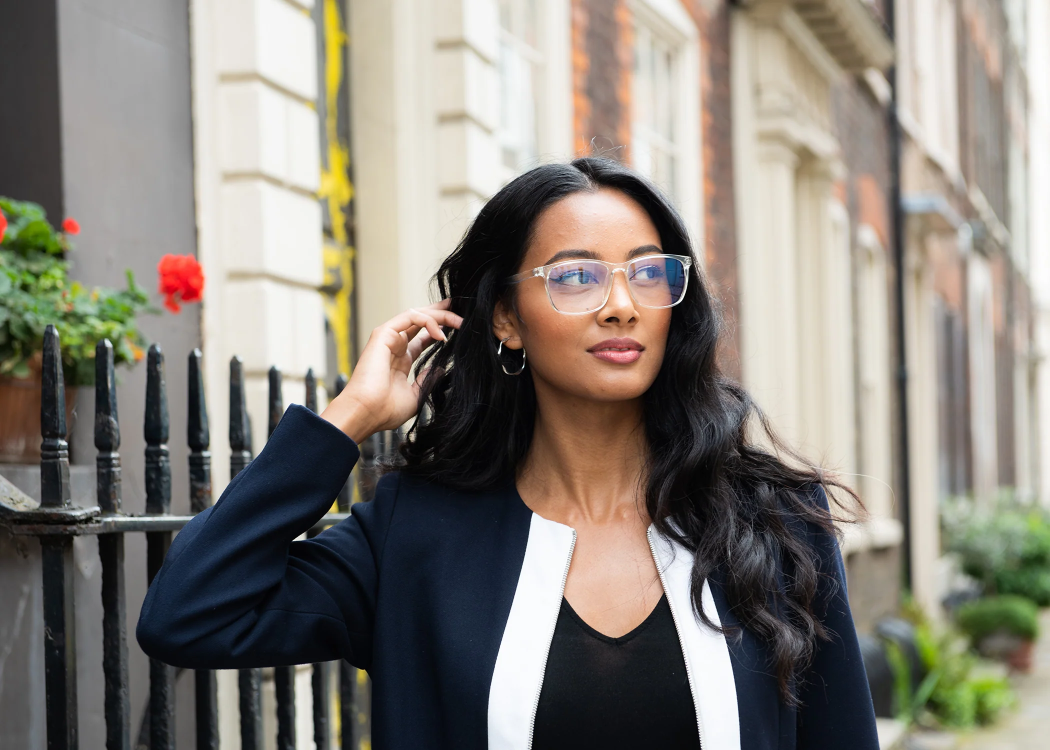
#> input picture glasses.png, 2100 x 1500 px, found by its file name (shown at 1/2 size)
$ jupyter execute --allow-errors GlassesDetection.ipynb   (shell and % lines are left out)
#> lines starting #> are read from the running program, lines starting #| are printed output that depends on the picture; after the words box and inside, x2 and y2 are one past the last pixel; in counts of white or black regions, pixels touching at a corner belong together
<a href="https://colab.research.google.com/github/ZakariaBENCHEIKH/deep_learning_Projects/blob/master/GlassesDetection.ipynb" target="_parent"></a>

[cell 1]
import cv2
import numpy as np
import requests
import matplotlib.pyplot as plt
import matplotlib.image as mpimg
import sys
import datetime
from tensorflow import keras
from tensorflow.keras.models import Model
import tensorflow as tf


%pylab inline

url_glasses = r'https://github.com/ZakariaBENCHEIKH/deep_learning_Projects/blob/master/glasses.png?raw=true'
resp = requests.get(url_glasses, stream=True).raw
image_array_glasses = np.asarray(bytearray(resp.read()), dtype="uint8")
print(f'Shape of the image {image_array_glasses.shape}')
image_glasses = cv2.imdecode(image_array_glasses, cv2.IMREAD_COLOR)
#> image_glasses is the input picture: shape (1500, 2100, 3); mean B, G, R 120.8, 129.2, 134.4
plt.axis('off')
plt.imshow(cv2.cvtColor(image_glasses, cv2.COLOR_BGR2RGB)) #opencv if BGR color, matplotlib usr RGB so we need to switch otherwise the pikachu will be blue ... O:)
plt.show()

url_withoutGlasses = r'https://github.com/ZakariaBENCHEIKH/deep_learning_Projects/blob/master/withoutGlasses.png?raw=true'
resp = requests.get(url_withoutGlasses, stream=True).raw
image_array_withoutGlasses = np.asarray(bytearray(resp.read()), dtype="uint8")
print(f'Shape of the image {image_array_withoutGlasses.shape}')
image_withoutGlasses = cv2.imdecode(image_array_withoutGlasses, cv2.IMREAD_COLOR)
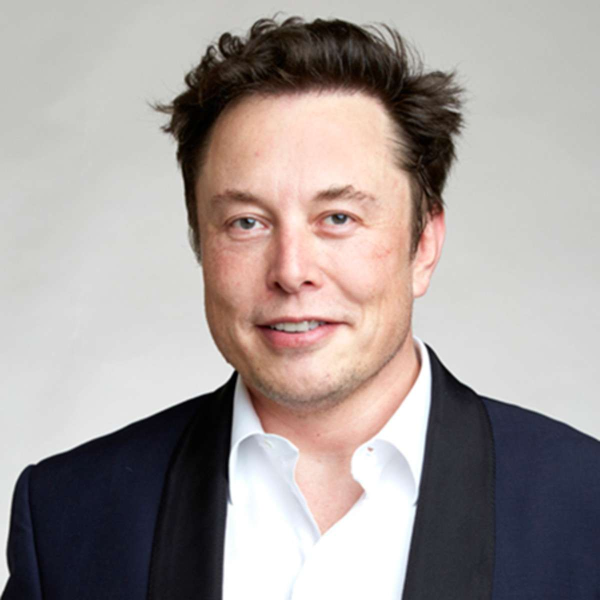
#> input picture withoutGlasses.png, 1200 x 1200 px, found by its file name (shown at 1/2 size)
#> image_withoutGlasses is the input picture: shape (1200, 1200, 3); mean B, G, R 153.4, 155.8, 164.2
plt.axis('off')
plt.imshow(cv2.cvtColor(image_withoutGlasses, cv2.COLOR_BGR2RGB))
plt.show()

[cell 2]
res = cv2.resize(image_glasses , dsize=(40,40), interpolation=cv2.INTER_CUBIC)
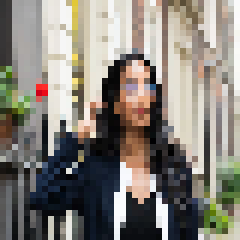
#> res: shape (40, 40, 3) (shown 6 times larger); mean B, G, R 121.3, 129.3, 134.4
print(res.shape)
#| (40, 40, 3)
res = cv2.cvtColor(res,cv2.COLOR_RGB2GRAY) #TO 3D to 1D
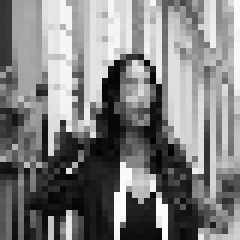
#> res: shape (40, 40) (shown 6 times larger); min 0, max 252, mean 127.5
print(res.shape)
#| (40, 40)
res = cv2.threshold(res, 127, 255, cv2.THRESH_BINARY)[1]
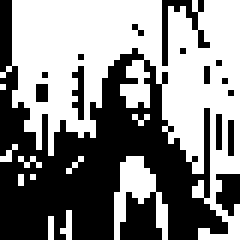
#> res: shape (40, 40) (shown 6 times larger); 52.2% white; 15 black regions (12 under 20 px), largest, box (x1, y1, x2, y2) and area: (0, 0, 38, 40) 675, (27, 0, 35, 11) 27, (36, 29, 40, 36) 21
d = res
for row in range(0,40):
    for col in range(0,40):
        print('%03d ' %d[row][col],end=' ')
    print('')
#> this loop made 40 passes
#| 000  000  255  255  255  255  255  255  255  255  255  255  255  255  255  255  255  255  255  255  255  255  255  255  255  255  255  000  000  000  000  000  255  000  255  255  255  255  255  255
#| 000  000  255  255  255  255  255  255  255  255  255  255  255  255  255  255  255  255  255  255  255  255  255  255  255  255  255  000  255  000  255  000  255  000  255  255  255  255  255  255
#| 000  000  255  255  255  255  255  255  255  255  255  255  255  255  255  255  255  255  255  255  255  255  255  255  255  255  255  000  255  255  255  000  000  255  255  255  255  255  255  255
#| 000  000  255  255  255  255  255  255  255  255  255  255  255  255  255  255  255  255  255  255  255  255  255  255  255  255  255  000  255  255  255  255  000  255  255  255  255  255  255  255
#| 000  000  255  255  255  255  255  255  255  255  255  255  255  255  255  255  255  255  255  255  255  255  000  255  255  255  255  000  255  255  255  255  000  255  255  255  255  255  255  255
#| 000  000  255  255  255  255  255  255  255  255  255  255  255  255  255  255  255  255  255  255  255  255  255  000  255  255  255  000  255  255  255  255  255  000  255  255  255  255  255  255
#| 000  000  255  255  255  255  255  255  255  255  255  255  255  255  255  255  255  255  255  255  255  255  255  255  255  255  255  000  255  255  255  255  255  000  255  255  255  255  255  255
#| 000  000  255  255  255  255  255  255  255  255  255  255  255  255  255  255  255  255  255  255  255  255  255  255  255  255  255  000  255  255  255  255  255  000  000  255  255  255  255  255
#> (further printed lines are left out)
plt.imshow(cv2.cvtColor(res, cv2.COLOR_BGR2RGB))
plt.axis('off')
plt.show()

[cell 3]
img_bw = cv2.imdecode(image_array_glasses, cv2.IMREAD_GRAYSCALE) #decoder et charger image au niveau de gris
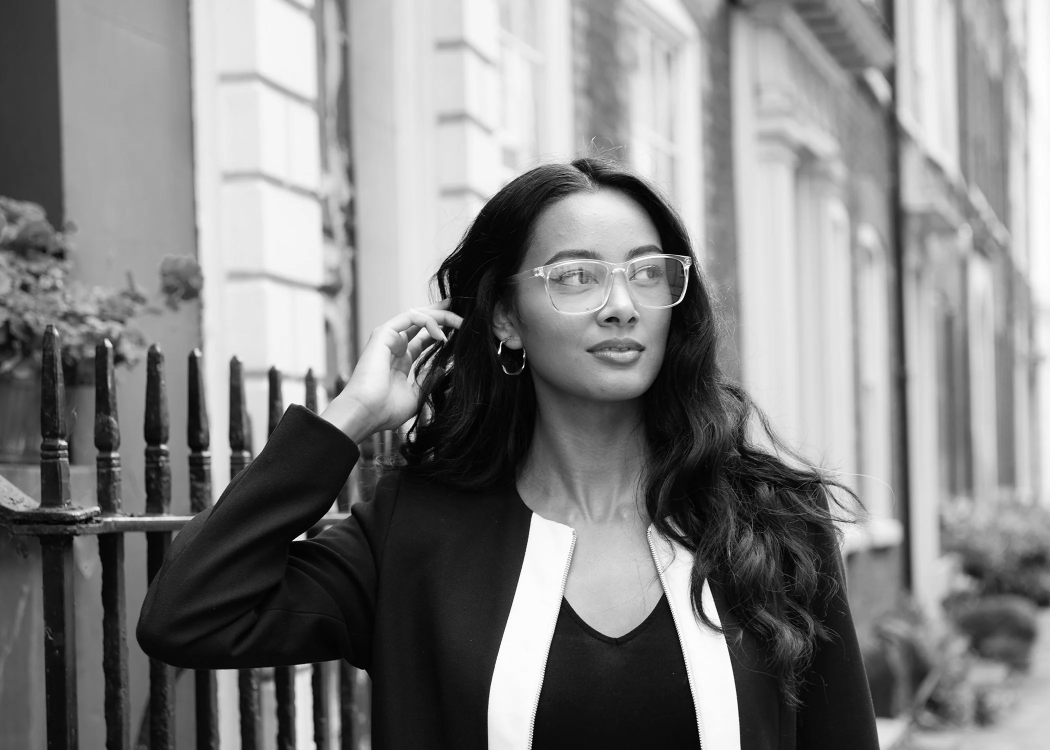
#> img_bw: shape (1500, 2100) (shown at 1/2 size); min 0, max 255, mean 129.8
(thresh, img_bw) = cv2.threshold(img_bw, 127, 255, cv2.THRESH_BINARY) #applique un seuillage binaire sur l'image en niveaux de gris img_bw à l'aide de cv2.threshold(). Le seuil est fixé à 127 (thresh = seuil calculer)
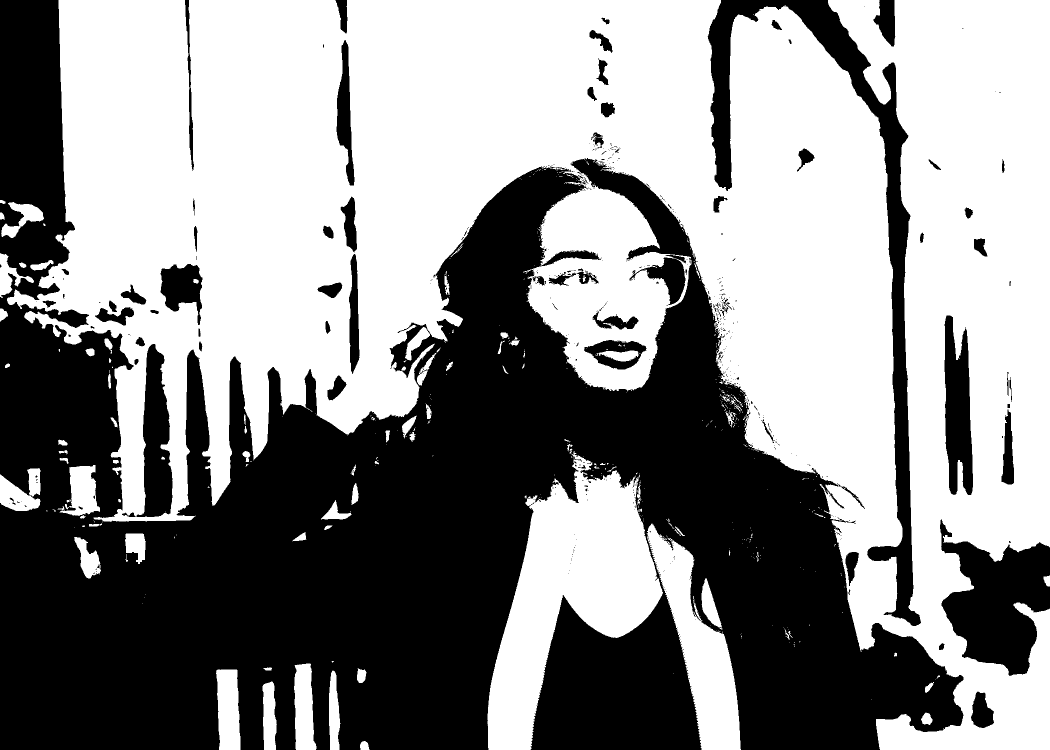
#> img_bw: shape (1500, 2100) (shown at 1/2 size); 55.3% white; 484 black regions (411 under 20 px), largest, box (x1, y1, x2, y2) and area: (0, 0, 1927, 1500) 1224204, (1415, 0, 1842, 1252) 62621, (1880, 1039, 2100, 1352) 39505
plt.axis('off') # Cette ligne de code désactive l'affichage des axes dans la figure
plt.imshow(cv2.cvtColor(img_bw, cv2.COLOR_BGR2RGB))

[cell 4]
#defining a vertical edge detection kernel
kernel = np.matrix([[-10,0,10],[-10,0,10],[-10,0,10]])
print(kernel)
img_1 = cv2.filter2D(img_bw, -1, kernel)
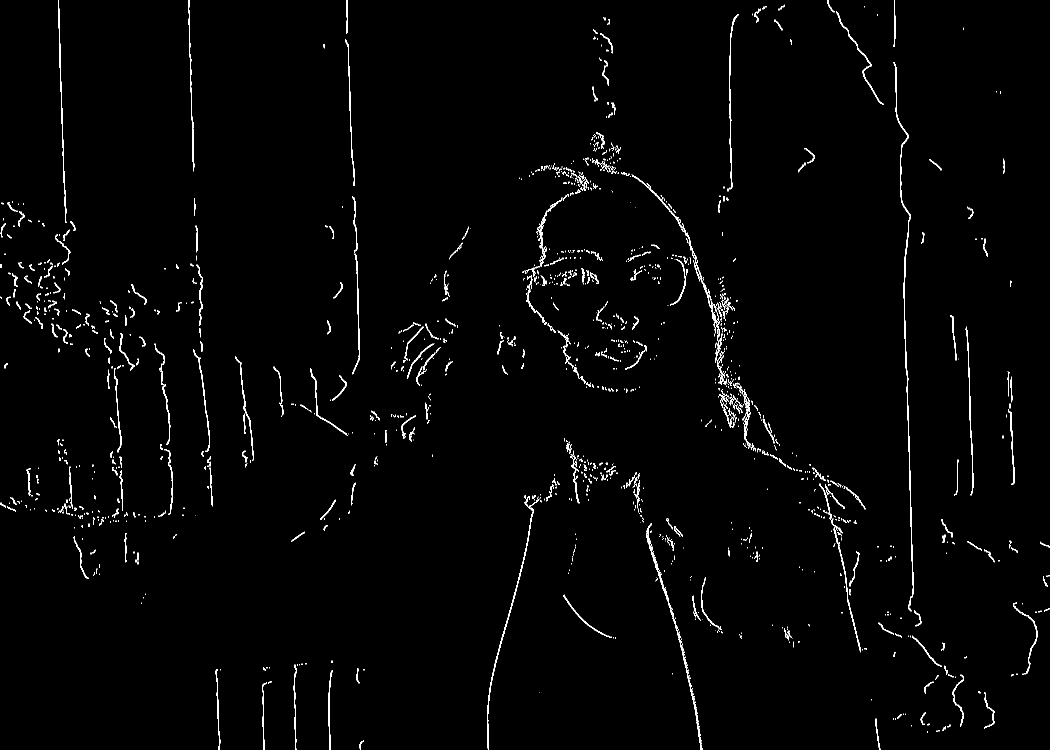
#> img_1: shape (1500, 2100) (shown at 1/2 size); 1.5% white in thin lines or dots
plt.axis('off')
plt.imshow(cv2.cvtColor(img_1, cv2.COLOR_BGR2RGB))

[cell 5]
import pathlib
import os
#> (the rest of this cell did not finish here and is left out)

#> (a cell that did not finish here is left out)

[cell 7]
batch_size = 3
img_height = 200
img_width = 200

#> (the rest of this cell did not finish here and is left out)

[cell 8]
import matplotlib.pyplot as plt
import matplotlib.image as mpimg
plt.figure(figsize=(10, 10))
#> (the rest of this cell did not finish here and is left out)

[cell 9]
from tensorflow import keras
from tensorflow.keras import layers

num_classes = 2

#> (the rest of this cell did not finish here and is left out)

#> (a cell that did not finish here is left out)

[cell 11]
import cv2
import numpy as np
from google.colab import files
file_to_predict = files.upload()
#> the answer given: glasses.png
